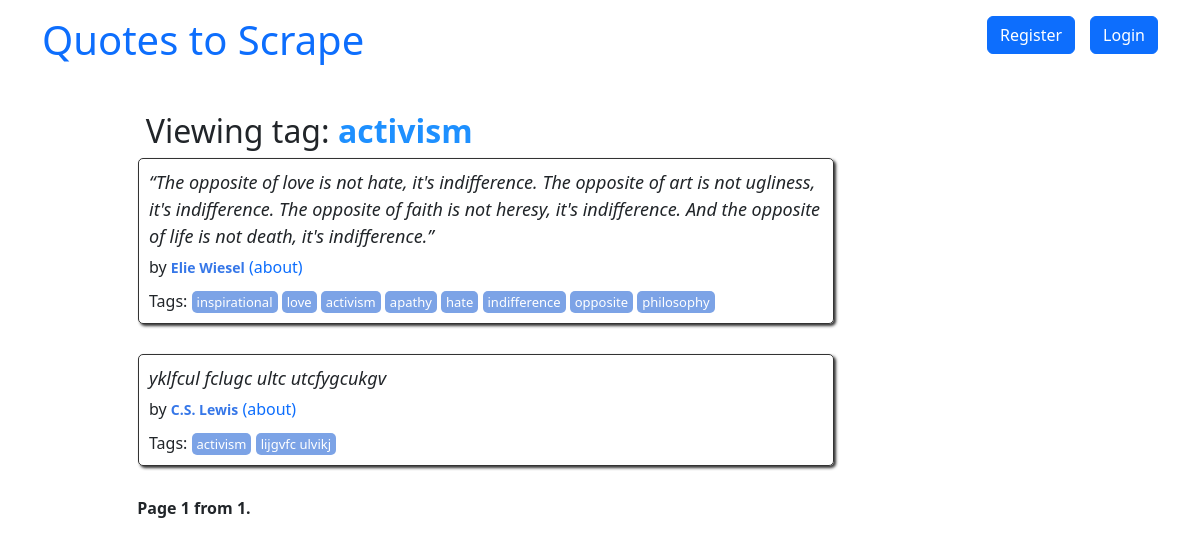
The page /tag/activism/ on the database its author committed.
### quotes/models.py (models this page shows, shortened)
class Tag(models.Model):
    name = models.CharField(max_length=60, null=False, unique=True)
    class Meta:
        verbose_name_plural = "Tags"
        verbose_name = "Tag"

class Quote(models.Model):
    user = models.ForeignKey(User, on_delete=models.CASCADE, default=None, null=True)
    quote = models.TextField()
    tags = models.ManyToManyField(Tag)
    author = models.ForeignKey(Author, on_delete=models.CASCADE, default=None, null=True)
    created_at = models.DateTimeField(auto_now_add=True)

class Author(models.Model):
    fullname = models.CharField(max_length=50)
    born_date = models.CharField(max_length=50)
    born_location = models.CharField(max_length=150)
    description = models.TextField()
    user = models.ForeignKey(User, on_delete=models.CASCADE, default=None, null=True)
    created_at = models.DateTimeField(auto_now_add=True)

### quotes/views.py (the view)
# urls.py: path('tag/<str:tag_name>/', views.TagQuotesView.as_view(), name='tag_quotes'),
class TagQuotesView(View):
    template_name = 'quotes/tag_quotes.html'
    quotes_per_page = 10
    def get(self, request, *args, **kwargs):
        tag_name = kwargs['tag_name']
        top_tags = Tag.objects.annotate(tag_count=Count("quote")).order_by("-tag_count")[:10]
        tag = get_object_or_404(Tag, name=tag_name)
        quotes_with_tag = get_list_or_404(Quote.objects.filter(tags=tag))
        paginator = Paginator(quotes_with_tag, self.quotes_per_page)
        page = request.GET.get('page')
        try:
            quotes_per_page = paginator.page(page)
        except (PageNotAnInteger, EmptyPage):
            quotes_per_page = paginator.page(1)
        context = {
            'tag_name': tag_name,
            'quotes_with_tag': quotes_per_page,
            "top_tags": top_tags
        }
        return render(request, self.template_name, context)

### quotes/templates/quotes/tag_quotes.html (shortened to what this page needs)
{% extends 'quotes/base.html' %}
{% load extract_authors %}
{% block content %}
<div class="author-details ms-5" style="margin-left: 10%;">
    <h2 class="author-title" style="margin-left: 5%;">
        Viewing tag: <b style="color:dodgerblue;">{{ tag_name }}</b>
    </h2>
    <div class="col-md-8">
        {% for quote in quotes_with_tag %}
        <div class="quote ms-5" itemscope="" itemtype="http://schema.org/CreativeWork">
            <span class="text" itemprop="text"> {{quote.quote}}
            </span>
            <span>by <small class="author" itemprop="author">{{ quote.author.fullname }}</small><a href="{% url 'quotes:author_detail' id=quote.author.id %}" target="_self"> (about)</a></span>
            <div class="tags">
                Tags:
                {% for tag in quote.tags.all %}
                <a class="tag" href="{% url 'quotes:tag_quotes' tag_name=tag.name %}">{{ tag.name }}</a>
                {% endfor %}
            </div>
        </div>
        {% endfor %}
        <nav>
            <div class="pagination" class="mb-3">
                <span class="step-links" style="margin-left: 5%;">
                    <span class="current" style="margin: 0 10px;"><strong>Page {{ quotes_with_tag.number }} from {{ quotes_with_tag.paginator.num_pages }}.</strong></span>
                </span>
            </div>
        </nav>
    </div>
</div>
{% endblock %}

### quotes/static/quotes/styles.css (style rules this page uses)
a { text-decoration: none; }
.quote { padding: 10px; margin-bottom: 30px; border: 1px solid #333333; border-radius: 5px; box-shadow: 2px 2px 3px #333333; }
.quote span.text { display: block; margin-bottom: 5px; font-size: large; font-style: italic; }
.quote small.author { font-weight: bold; color: #3677E8; }
.quote .tags { margin-top: 10px; }
.tag { padding: 2px 5px; border-radius: 5px; color: white; font-size: small; background-color: #7CA3E6; }

### rows shown on the page
Tag: name "activism"
Quote: quote "“The opposite of love is not hate, it's indifference. The opposite of art is not ugliness, it's indifference. The opposite of faith is not heresy, it's indifference. And the opposite of life is not death, it's indifference.”", author.fullname "Elie Wiesel"
Tag: name "inspirational"
Tag: name "love"
Tag: name "apathy"
Tag: name "hate"
Tag: name "indifference"
Tag: name "opposite"
Tag: name "philosophy"
Quote: quote "yklfcul fclugc ultc utcfygcukgv", author.fullname "C.S. Lewis"
Tag: name "lijgvfc ulvikj"

### other values the page prints
{{ quotes_with_tag.number }} "1"
{{ quotes_with_tag.paginator.num_pages }} "1"
